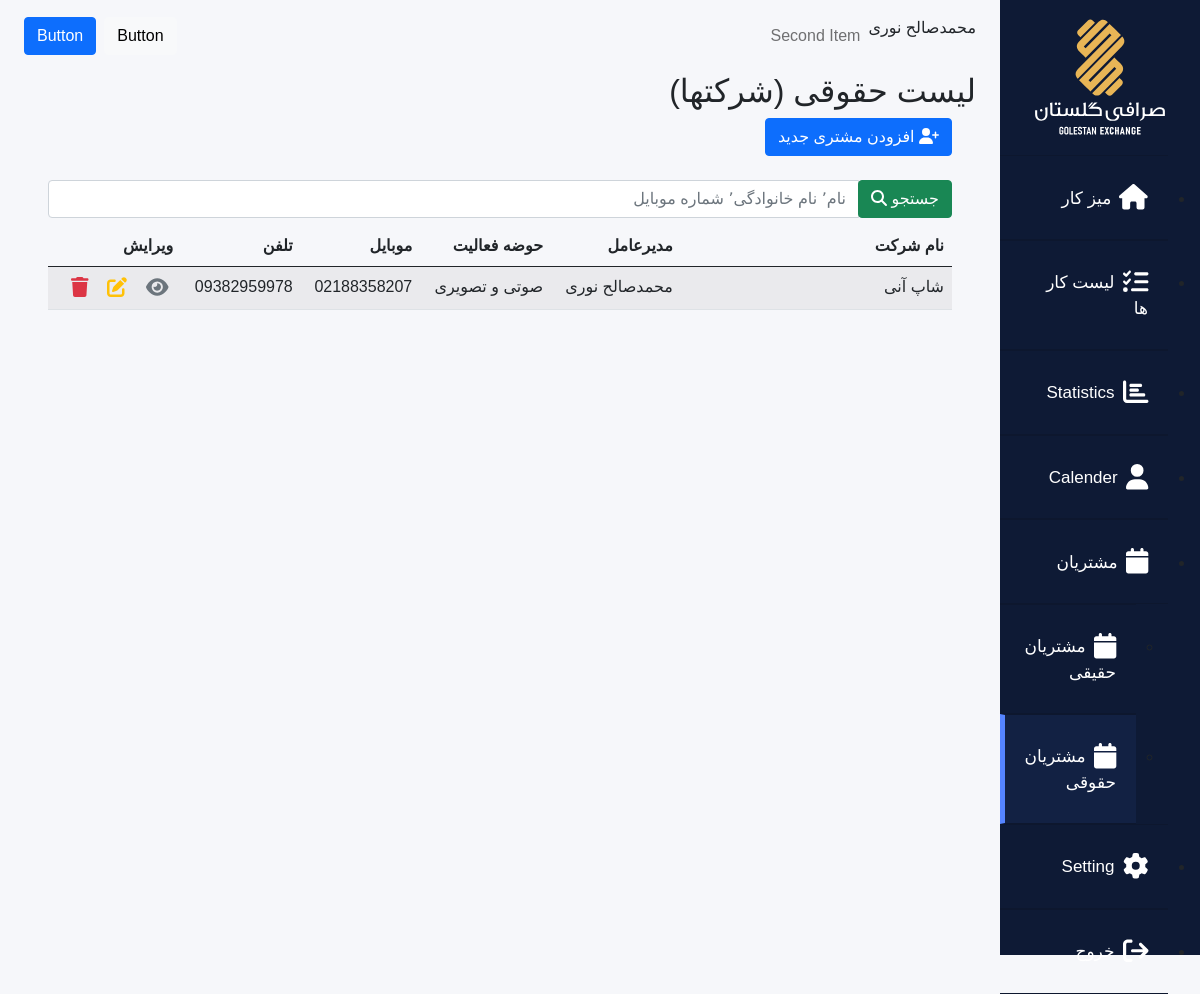
Page /customers/legal/ (signed in) on the committed database.
### customers/models.py (models this page shows, shortened)
class Company(models.Model):
    name= models.CharField(max_length =40)
    nID = models.CharField(max_length =12)
    ceoName = models.CharField(max_length =40,null=True)
    career = models.CharField(max_length =40)
    mobile = models.CharField(max_length =12)
    tel =models.CharField(max_length =12,null=True,blank=True)
    address =models.TextField(null=True)
    note = models.TextField(null=True,blank=True)

### customers/views.py (the view)
def companies_view(request):
    companies = Company.objects.all()
    search = request.GET.get('search')
    if search:
        companies = companies.filter(Q(name__icontains=search)|Q(family__icontains=search)|Q(mobile__icontains=search))
    paginator = Paginator(companies, 10) # Show 10 customers per page
    page_number = request.GET.get('page')
    page_obj = paginator.get_page(page_number)
    context = {
        'page_obj': page_obj,
    }
    return render(request, 'companies/companies.html', context)

### templates/companies/companies.html (shortened to what this page needs)
{%extends 'base.html'%}
{% block content %}
<h2>لیست حقوقی (شرکتها) </h2>
<div class="container">
<a href="{% url 'add_company' %}" class="btn btn-primary"> <i class="fa fa-user-plus"></i> افزودن مشتری جدید</a>
<br>
{% if page_obj %}
<br>
<form>
  <div class="input-group mb-2 mr-sm-2">
    <div class="input-group-prepend">
        <button class="btn btn-success input-group-text"  type="submit">جستجو  <i class="fa fa-search"></i></button>
    </div>
    <input class="form-control" id="inlineFormInputGroupUsername2" placeholder="نام٬ نام خانوادگی٬ شماره موبایل "  name="search" value="{{ request.GET.search }}">
  </div>
</form>
<div class="table-responsive">
  <table class="table table-striped">
    <thead>
      <tr>
<th style="width: 30%;">نام شرکت</th>
<th> مدیرعامل</th>
<th>حوضه فعالیت</th>
<th>موبایل</th>
<th>تلفن</th>
<th>ویرایش</th>
</tr>
</thead>
<tbody>
  {% for company in page_obj %}
  <tr>
    <td>{{ company.name }} </td>
    <td>{{ company.ceoName}}</td>
    <td>{{ company.career }}</td>
    <td>{{ company.tel }}</td>
    <td>{{ company.mobile }}</td>
    <td>
      <button type="button" class="btn  me-1 py-0 px-1" href="{% url 'view_company' company.id   %}"
            data-bs-toggle ="modal"  data-bs-target="#myModal{{customer.id}}" > <i class="fa fa-eye fa-lg text-secondary "></i></button>
          <a class="btn  me-1 py-0 px-1" href="{% url 'edit_company' company.id  %}" > <i class="fa fa-edit fa-lg text-warning "></i></a>
          <button type="button" class="btn me-1 py-0 px-1"  data-bs-toggle="modal" data-bs-target="#delete{{company.id}}"> <i class="fa fa-trash fa-lg text-danger "></i></button>
    </td>
  </tr>
  {% endfor %}
</tbody>
</div>
{%endif%}
</div>
{% endblock %}

### templates/base.html (shortened to what this page needs)
{% load static %}
<!DOCTYPE html>
<html lang="fa" dir="rtl">
<head>
    <link href="{% static 'css/bootstrap.rtl.min.css' %}" rel="stylesheet">
    <link href="{% static 'css/styles.css' %}" rel="stylesheet" />
    <link rel="stylesheet" href="{% static 'css/dashboard.css' %}">
</head>
<body class="home">
    <div class="container-fluid display-table">
        <div class="row display-table-row">
            <div class="col-xl-2 col-md-3 col-sm-1 hidden-xs display-table-cell v-align box " id="navigation">
                <div class="logo">
                    <a hef="home.html"><img src="{% static 'images/logo.svg' %}" alt="sarafi_logo"
                            class="hidden-xs hidden-sm">
                    </a>
                </div>
                <div class="navi vh-100">
                    {%include 'sidebar.html'%}
                </div>
            </div>
            <div class="col-xl-10 col-md-9 col-sm-11 display-table-cell v-align p-0 ">
                <nav class="navbar navbar-light navbar-expand-md py-3">
                    <div class="container">
                        <div class="collapse navbar-collapse flex-grow-0 order-md-first" id="navcol-4">
                            <ul class="navbar-nav me-auto">
                                <li class="nav-item">{{user.get_full_name}}</li>
                                <li class="nav-item"><a class="nav-link" href="#">Second Item</a></li>
                            </ul>
                        </div>
                        <div class="d-none d-md-block"><button class="btn btn-light me-2"
                                type="button">Button</button><a class="btn btn-primary" role="button"
                                href="#">Button</a></div>
                    </div>
                </nav>
                <div class="user-dashboard container">
                    {% block content %}
                    {% endblock %}
                </div>
            </div>
        </div>
    </div>
</body>
</html>

### static/css/dashboard.css (style rules this page uses)
.home { background: #f6f7fa; }
#navigation { background: #0e1a35; }
#navigation { padding: 0; }
.logo img { max-width: 180px; padding: 16px 0 17px; width: 100%; }
#navigation { -webkit-transition: all 0.5s ease; -moz-transition: all 0.5s ease; -o-transition: all 0.5s ease; transition: all 0.5s ease; }
.logo { text-align: center; }
body { margin: 0; font-family: 'Roboto'; }

### templates/base.html (style rules this page uses)
body { font-family: 'yekan', sans-serif; }

### rows in the picture
Company: name "شاپ آنی", ceoName "محمدصالح نوری", career "صوتی و تصویری", tel "02188358207", mobile "09382959978"

### other values in the picture
{{ user.get_full_name }} "محمدصالح نوری"
